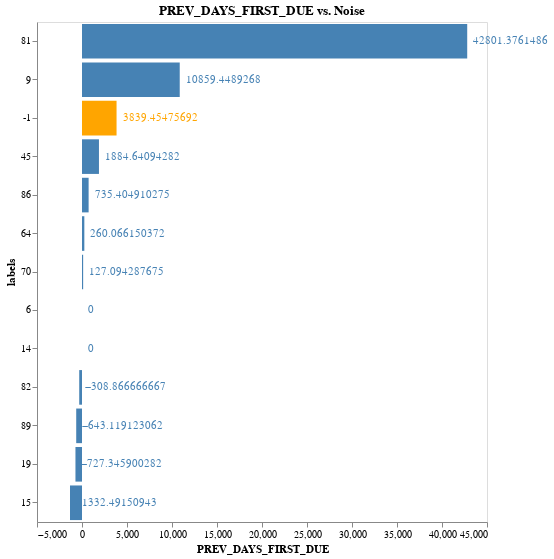

The notebook cell this image was saved under:
### Markdown cell above
### Interpretation

The Cluster Default Rates indicate clear patterns in loan default rates across the 12 clusters. The orange cluster labeled "-1" represents applications that did not fit into any cluster. Cluster 19 is clearly the cluster that is least likely to default on a loan, while clusters 15, 45,70, and 82 represent the most likely clusters to default. 

Although observable differences are apparent, defaulting on a loan was not among the top features the Random Forest classifier used to classify the clusters presented in the analysis. We will focus on the five most important features identified by the Random Forest classifier.

### Code cell
plot_feature(top_5[0])

### Figure 1 — Vega-Lite specification as saved in the notebook (floating-point values rounded to 4 significant figures)
{"config": {"view": {"continuousWidth": 400, "continuousHeight": 300}}, "layer": [{"mark": "bar", "encoding": {"color": {"condition": {"value": "orange", "test": "(datum.labels === -1)"}, "value": "steelblue"}, "x": {"type": "quantitative", "axis": {"grid": false}, "field": "PREV_DAYS_FIRST_DUE", "title": "PREV_DAYS_FIRST_DUE"}, "y": {"type": "nominal", "field": "labels", "sort": {"field": "PREV_DAYS_FIRST_DUE", "order": "descending"}}}, "title": "PREV_DAYS_FIRST_DUE vs. Noise"}, {"mark": {"type": "text", "align": "left", "baseline": "middle", "dx": 6}, "encoding": {"color": {"condition": {"value": "orange", "test": "(datum.labels === -1)"}, "value": "steelblue"}, "text": {"type": "quantitative", "field": "PREV_DAYS_FIRST_DUE"}, "x": {"type": "quantitative", "axis": {"grid": false}, "field": "PREV_DAYS_FIRST_DUE", "title": "PREV_DAYS_FIRST_DUE"}, "y": {"type": "nominal", "field": "labels", "sort": {"field": "PREV_DAYS_FIRST_DUE", "order": "descending"}}}, "title": "PREV_DAYS_FIRST_DUE vs. Noise"}], "data": {"name": "data-80151b2b632f60379efc8b7cd56cab7f"}, "height": 500, "width": 450, "$schema": "https://vega.github.io/schema/vega-lite/v4.0.2.json", "datasets": {"data-80151b2b632f60379efc8b7cd56cab7f": [{"labels": -1, "PREV_DAYS_FIRST_DUE": 3839.0, "DAYS_EMPLOYED": 2376.0, "PERCENT_EMPLOYED_TO_AGE": 0.1504, "PREV_DAYS_LAST_DUE_1ST_VERSION": 37210.0, "FLAG_EMP_PHONE": 0.8787, "TARGET": 0.08115}, {"labels": 6, "PREV_DAYS_FIRST_DUE": 0.0, "DAYS_EMPLOYED": 63.45, "PERCENT_EMPLOYED_TO_AGE": 0.002907, "PREV_DAYS_LAST_DUE_1ST_VERSION": 0.0, "FLAG_EMP_PHONE": 0.07609, "TARGET": 0.07143}, {"labels": 9, "PREV_DAYS_FIRST_DUE": 10860.0, "DAYS_EMPLOYED": 2340.0, "PERCENT_EMPLOYED_TO_AGE": 0.1428, "PREV_DAYS_LAST_DUE_1ST_VERSION": 26690.0, "FLAG_EMP_PHONE": 0.8258, "TARGET": 0.0947}, {"labels": 14, "PREV_DAYS_FIRST_DUE": 0.0, "DAYS_EMPLOYED": 2032.0, "PERCENT_EMPLOYED_TO_AGE": 0.1356, "PREV_DAYS_LAST_DUE_1ST_VERSION": 0.0, "FLAG_EMP_PHONE": 0.9984, "TARGET": 0.06373}, {"labels": 15, "PREV_DAYS_FIRST_DUE": -1332.0, "DAYS_EMPLOYED": 1810.0, "PERCENT_EMPLOYED_TO_AGE": 0.1165, "PREV_DAYS_LAST_DUE_1ST_VERSION": 365200.0, "FLAG_EMP_PHONE": 0.8698, "TARGET": 0.1264}, {"labels": 19, "PREV_DAYS_FIRST_DUE": -727.3, "DAYS_EMPLOYED": 1945.0, "PERCENT_EMPLOYED_TO_AGE": 0.1213, "PREV_DAYS_LAST_DUE_1ST_VERSION": 79090.0, "FLAG_EMP_PHONE": 0.7607, "TARGET": 0.04908}, {"labels": 45, "PREV_DAYS_FIRST_DUE": 1885.0, "DAYS_EMPLOYED": 1543.0, "PERCENT_EMPLOYED_TO_AGE": 0.1174, "PREV_DAYS_LAST_DUE_1ST_VERSION": 2922.0, "FLAG_EMP_PHONE": 0.9775, "TARGET": 0.1139}, {"labels": 64, "PREV_DAYS_FIRST_DUE": 260.1, "DAYS_EMPLOYED": 2736.0, "PERCENT_EMPLOYED_TO_AGE": 0.1586, "PREV_DAYS_LAST_DUE_1ST_VERSION": 41510.0, "FLAG_EMP_PHONE": 0.8374, "TARGET": 0.07412}, {"labels": 70, "PREV_DAYS_FIRST_DUE": 127.1, "DAYS_EMPLOYED": 2226.0, "PERCENT_EMPLOYED_TO_AGE": 0.1455, "PREV_DAYS_LAST_DUE_1ST_VERSION": 79270.0, "FLAG_EMP_PHONE": 0.8864, "TARGET": 0.1067}, {"labels": 81, "PREV_DAYS_FIRST_DUE": 42800.0, "DAYS_EMPLOYED": 1137.0, "PERCENT_EMPLOYED_TO_AGE": 0.07377, "PREV_DAYS_LAST_DUE_1ST_VERSION": 34690.0, "FLAG_EMP_PHONE": 0.4751, "TARGET": 0.06229}, {"labels": 82, "PREV_DAYS_FIRST_DUE": -308.9, "DAYS_EMPLOYED": 1916.0, "PERCENT_EMPLOYED_TO_AGE": 0.127, "PREV_DAYS_LAST_DUE_1ST_VERSION": 170.8, "FLAG_EMP_PHONE": 0.9698, "TARGET": 0.1026}, {"labels": 86, "PREV_DAYS_FIRST_DUE": 735.4, "DAYS_EMPLOYED": 2058.0, "PERCENT_EMPLOYED_TO_AGE": 0.1341, "PREV_DAYS_LAST_DUE_1ST_VERSION": 100900.0, "FLAG_EMP_PHONE": 0.8382, "TARGET": 0.09482}, {"labels": 89, "PREV_DAYS_FIRST_DUE": -643.1, "DAYS_EMPLOYED": 2272.0, "PERCENT_EMPLOYED_TO_AGE": 0.1541, "PREV_DAYS_LAST_DUE_1ST_VERSION": -572.1, "FLAG_EMP_PHONE": 0.9953, "TARGET": 0.0857}]}}
